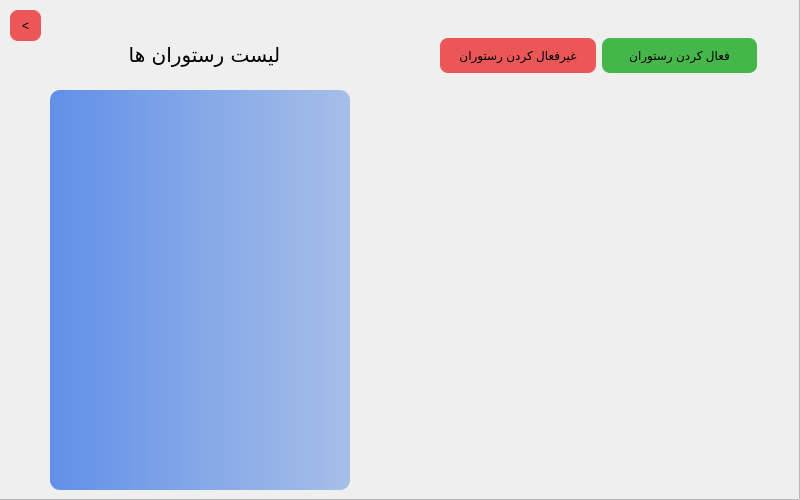
<?xml version="1.0" encoding="UTF-8"?>
<ui version="4.0">
 <class>restaurant</class>
 <widget class="QWidget" name="restaurant">
  <property name="geometry">
   <rect>
    <x>0</x>
    <y>0</y>
    <width>800</width>
    <height>500</height>
   </rect>
  </property>
  <property name="cursor">
   <cursorShape>ArrowCursor</cursorShape>
  </property>
  <property name="windowTitle">
   <string>Restaurants</string>
  </property>
  <widget class="QListWidget" name="listWidget">
   <property name="geometry">
    <rect>
     <x>50</x>
     <y>90</y>
     <width>300</width>
     <height>400</height>
    </rect>
   </property>
   <property name="cursor" stdset="0">
    <cursorShape>PointingHandCursor</cursorShape>
   </property>
   <property name="styleSheet">
    <string notr="true">background-color: qlineargradient(spread:pad, x1:0, y1:0, x2:1, y2:0, stop:0 #6190e8, stop:1 #a7bfe8);
border:10px;
border-radius:10px</string>
   </property>
  </widget>
  <widget class="QWidget" name="horizontalLayoutWidget">
   <property name="geometry">
    <rect>
     <x>440</x>
     <y>20</y>
     <width>317</width>
     <height>71</height>
    </rect>
   </property>
   <layout class="QHBoxLayout" name="horizontalLayout">
    <item>
     <widget class="QPushButton" name="onactivebtn">
      <property name="cursor">
       <cursorShape>PointingHandCursor</cursorShape>
      </property>
      <property name="styleSheet">
       <string notr="true">color: rgb(0, 0, 0);
background-color: rgb(235, 87, 87);
border:0px;
padding:10px;
border-radius:8px;

font: 300 9pt &quot;iranyekan&quot;;</string>
      </property>
      <property name="text">
       <string>غیرفعال کردن رستوران</string>
      </property>
     </widget>
    </item>
    <item>
     <widget class="QPushButton" name="activebtn">
      <property name="cursor">
       <cursorShape>PointingHandCursor</cursorShape>
      </property>
      <property name="styleSheet">
       <string notr="true">background-color: rgb(69, 182, 73);
color: rgb(0, 0, 0);
border:0px;
padding:10px;
border-radius:8px;
font: 300 9pt &quot;iranyekan&quot;;</string>
      </property>
      <property name="text">
       <string>فعال کردن رستوران</string>
      </property>
     </widget>
    </item>
   </layout>
  </widget>
  <widget class="QFrame" name="frame">
   <property name="geometry">
    <rect>
     <x>-11</x>
     <y>-11</y>
     <width>811</width>
     <height>511</height>
    </rect>
   </property>
   <property name="styleSheet">
    <string notr="true">border-image: url(:/new/images/restaurantbg.png);</string>
   </property>
   <property name="frameShape">
    <enum>QFrame::Shape::StyledPanel</enum>
   </property>
   <property name="frameShadow">
    <enum>QFrame::Shadow::Raised</enum>
   </property>
   <widget class="QLabel" name="label">
    <property name="geometry">
     <rect>
      <x>100</x>
      <y>30</y>
      <width>231</width>
      <height>71</height>
     </rect>
    </property>
    <property name="font">
     <font>
      <family>Rokh</family>
      <pointsize>15</pointsize>
      <italic>false</italic>
      <fontweight>Black</fontweight>
     </font>
    </property>
    <property name="styleSheet">
     <string notr="true">font: 900 15pt &quot;Rokh&quot;;

color: rgb(0, 0, 0);</string>
    </property>
    <property name="text">
     <string>لیست رستوران ها</string>
    </property>
    <property name="alignment">
     <set>Qt::AlignmentFlag::AlignCenter</set>
    </property>
   </widget>
  </widget>
  <widget class="QPushButton" name="backbtn">
   <property name="geometry">
    <rect>
     <x>10</x>
     <y>10</y>
     <width>31</width>
     <height>31</height>
    </rect>
   </property>
   <property name="cursor">
    <cursorShape>PointingHandCursor</cursorShape>
   </property>
   <property name="styleSheet">
    <string notr="true">color: rgb(0, 0, 0);
background-color: rgb(235, 87, 87);
border:0px;
padding:10px;
border-radius:8px;

font: 800 9pt &quot;IRANYekan&quot;;</string>
   </property>
   <property name="text">
    <string>&lt;</string>
   </property>
  </widget>
  <zorder>frame</zorder>
  <zorder>listWidget</zorder>
  <zorder>horizontalLayoutWidget</zorder>
  <zorder>backbtn</zorder>
 </widget>
 <resources/>
 <connections/>
</ui>
